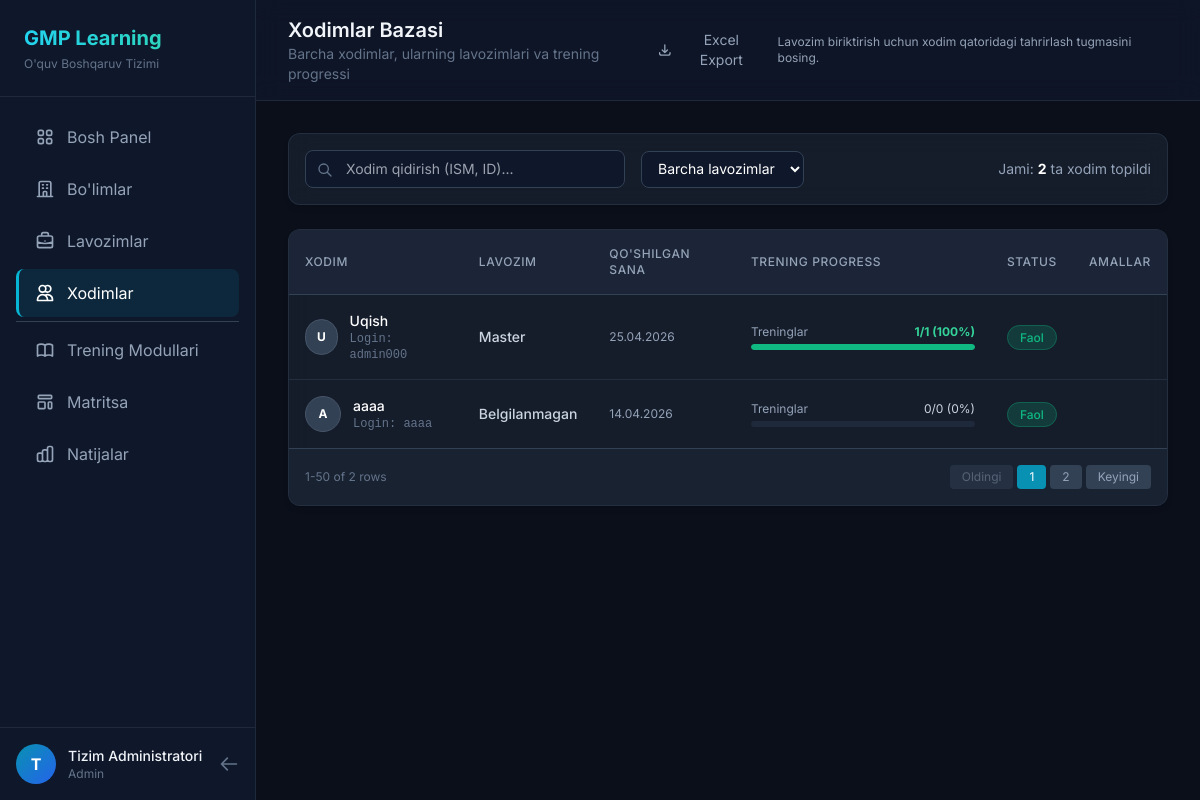
Screenshot of /reader/employees.php (signed in) with the database file from the repository.
### tables this page shows
CREATE TABLE `users` (
  `id` int NOT NULL AUTO_INCREMENT,
  `username` varchar(100) NOT NULL,
  `email` varchar(150) NOT NULL,
  `password` varchar(255) NOT NULL,
  `full_name` varchar(150) NOT NULL,
  `phone` varchar(30) DEFAULT NULL,
  `position` varchar(100) DEFAULT NULL,
  `role` enum('super_admin','bosh_auditor','auditor','viewer','reader') DEFAULT NULL,
  `is_active` tinyint(1) DEFAULT '1',
  `created_at` timestamp NULL DEFAULT CURRENT_TIMESTAMP,
  `updated_at` timestamp NULL DEFAULT CURRENT_TIMESTAMP ON UPDATE CURRENT_TIMESTAMP,
  `department_id` int DEFAULT NULL,
  `position_id` int DEFAULT NULL,
  `hire_date` date DEFAULT NULL,
  PRIMARY KEY (`id`),
  UNIQUE KEY `username` (`username`),
  UNIQUE KEY `email` (`email`)
);

CREATE TABLE `positions` (
  `id` int NOT NULL AUTO_INCREMENT,
  `name` varchar(150) NOT NULL,
  `department_id` int DEFAULT NULL,
  `created_at` timestamp NULL DEFAULT CURRENT_TIMESTAMP,
  PRIMARY KEY (`id`),
  KEY `department_id` (`department_id`),
  CONSTRAINT `positions_ibfk_1` FOREIGN KEY (`department_id`) REFERENCES `departments` (`id`) ON DELETE SET NULL
);

### db.php (called while the page is built, shortened)
<?php
try {
    $pdo = new PDO(
        "mysql:host=" . DB_HOST . ";dbname=" . DB_NAME . ";charset=utf8mb4",
        DB_USER,
        DB_PASS,
        [
            PDO::ATTR_ERRMODE => PDO::ERRMODE_EXCEPTION,
            PDO::ATTR_DEFAULT_FETCH_MODE => PDO::FETCH_ASSOC,
            PDO::ATTR_EMULATE_PREPARES => false
        ]
    );
} catch (PDOException $e) {
    die("Ma'lumotlar bazasi ulanish xatosi: " . $e->getMessage());
}
function isLoggedIn(): bool
{
    return true;
}
function getCurrentUser()
{
    global $pdo;
    $stmt = $pdo->prepare("SELECT * FROM users WHERE id = ?");
    $stmt->execute([$_SESSION['user_id']]);
    return $stmt->fetch();
}

### reader/employees.php (the view, shortened to what this page needs)
<?php
require_once '../db.php';
$user = getCurrentUser();
$search = $_GET['search'] ?? '';
$dept_filter = $_GET['dept'] ?? 'all';
$whereConditions = ["u.role = 'reader'"];
$params = [];
$whereSql = implode(' AND ', $whereConditions);
$sql = "
    SELECT
        u.id,
        u.full_name,
        u.username,
        u.email,
        u.position_id,
        u.is_active,
        u.created_at,
        p.name as position_name,
        (SELECT COUNT(*) FROM training_matrix tm WHERE tm.position_id = u.position_id) as total_trainings,
        (SELECT COUNT(*) FROM training_matrix tm WHERE tm.position_id = u.position_id) as completed_trainings
    FROM users u
    LEFT JOIN positions p ON u.position_id = p.id
    WHERE $whereSql
    ORDER BY u.created_at DESC
    LIMIT 50
";
$stmt = $pdo->prepare($sql);
$stmt->execute($params);
$employees = $stmt->fetchAll(PDO::FETCH_ASSOC);
?>
<!DOCTYPE html>
<html lang="uz">
<head>
    <script src="https://cdn.tailwindcss.com"></script>
</head>
<body class="min-h-screen flex text-slate-100 relative">
    <?php include 'sidebar.php'; ?>
    <main class="flex-1 min-h-screen w-full">
        <header class="hidden lg:flex sticky top-0 z-40 bg-slate-900/80 backdrop-blur-md border-b border-slate-800 px-8 py-4 justify-between items-center">
            <div>
                <h2 class="text-xl font-semibold">Xodimlar Bazasi</h2>
                <p class="text-sm text-slate-500">Barcha xodimlar, ularning lavozimlari va trening progressi</p>
            </div>
            <div class="flex items-center gap-4">
                <button class="text-slate-400 hover:text-white transition flex items-center gap-2 text-sm">
                    <svg class="w-4 h-4" fill="none" stroke="currentColor" viewBox="0 0 24 24">
                        <path stroke-linecap="round" stroke-linejoin="round" stroke-width="2" d="M4 16v1a3 3 0 003 3h10a3 3 0 003-3v-1m-4-4l-4 4m0 0l-4-4m4 4V4"></path>
                    </svg>
                    Excel Export
                </button>
                <span class="text-xs text-slate-400">Lavozim biriktirish uchun xodim qatoridagi tahrirlash tugmasini bosing.</span>
            </div>
        </header>
        <div class="p-6 lg:p-8">
            <div class="glass-card rounded-xl p-4 mb-6 flex flex-col md:flex-row gap-4 justify-between items-center">
                <form action="" method="GET" class="flex flex-col md:flex-row gap-4 w-full md:w-auto items-center">
                    <div class="relative w-full md:w-80">
                        <input type="text" name="search" value="<?php echo htmlspecialchars($search); ?>" placeholder="Xodim qidirish (ISM, ID)..." class="w-full bg-slate-900 border border-slate-700 rounded-lg pl-10 pr-4 py-2 text-sm focus:outline-none focus:border-cyan-500 text-white transition">
                        <svg class="w-4 h-4 text-slate-500 absolute left-3 top-3" fill="none" stroke="currentColor" viewBox="0 0 24 24">
                            <path stroke-linecap="round" stroke-linejoin="round" stroke-width="2" d="M21 21l-6-6m2-5a7 7 0 11-14 0 7 7 0 0114 0z"></path>
                        </svg>
                    </div>
                    <div class="flex items-center gap-2">
                        <select name="dept" onchange="this.form.submit()" class="bg-slate-900 border border-slate-700 rounded-lg px-3 py-2 text-sm text-white focus:outline-none focus:border-cyan-500 cursor-pointer">
                            <option value="all" <?php echo $dept_filter == 'all' ? 'selected' : ''; ?>>Barcha lavozimlar</option>
                        </select>
                    </div>
                </form>
                <div class="text-sm text-slate-400">
                    Jami: <span class="text-white font-bold"><?php echo count($employees); ?></span> ta xodim topildi
                </div>
            </div>
            <div class="glass-card rounded-xl overflow-hidden">
                <div class="overflow-x-auto">
                    <table class="w-full text-left border-collapse">
                        <thead>
                            <tr class="bg-slate-800/80 text-slate-400 text-xs uppercase tracking-wider">
                                <th class="p-4 font-medium border-b border-slate-700">Xodim</th>
                                <th class="p-4 font-medium border-b border-slate-700">Lavozim</th>
                                <th class="p-4 font-medium border-b border-slate-700">Qo'shilgan sana</th>
                                <th class="p-4 font-medium border-b border-slate-700">Trening Progress</th>
                                <th class="p-4 font-medium border-b border-slate-700 text-center">Status</th>
                                <th class="p-4 font-medium border-b border-slate-700 text-right">Amallar</th>
                            </tr>
                        </thead>
                        <tbody class="divide-y divide-slate-700/50 text-sm">
                            <?php if (count($employees) > 0): ?>
                                <?php foreach ($employees as $emp):
                                    $total = (int)$emp['total_trainings'];
                                    $completed = (int)$emp['completed_trainings'];
                                    $percent = ($total > 0) ? round(($completed / $total) * 100) : 0;
                                    if ($percent == 100) $progressColor = 'bg-emerald-500';
                                    elseif ($percent > 50) $progressColor = 'bg-cyan-500';
                                    else $progressColor = 'bg-amber-500';
                                    $statusBadge = ((int)$emp['is_active'] === 1)
                                        ? '<span class="badge badge-success">Faol</span>'
                                        : '<span class="badge badge-danger">Nofaol</span>';
                                ?>
                                    <tr class="hover:bg-slate-800/30 transition group">
                                        <td class="p-4">
                                            <div class="flex items-center gap-3">
                                                <div class="w-9 h-9 rounded-full bg-slate-700 flex items-center justify-center text-xs font-bold text-white border border-slate-600">
                                                    <?php echo strtoupper(mb_substr($emp['full_name'], 0, 1)); ?>
                                                </div>
                                                <div>
                                                    <p class="font-medium text-white text-sm"><?php echo htmlspecialchars($emp['full_name']); ?></p>
                                                    <p class="text-xs text-slate-500 font-mono">Login: <?php echo htmlspecialchars($emp['username'] ?? '---'); ?></p>
                                                </div>
                                            </div>
                                        </td>
                                        <td class="p-4">
                                            <div class="text-slate-300 text-sm font-medium"><?php echo htmlspecialchars($emp['position_name'] ?? 'Belgilanmagan'); ?></div>
                                        </td>
                                        <td class="p-4 text-slate-400 text-xs">
                                            <?php echo date('d.m.Y', strtotime($emp['created_at'])); ?>
                                        </td>
                                        <td class="p-4 w-64">
                                            <div class="flex justify-between text-xs mb-1">
                                                <span class="text-slate-400">Treninglar</span>
                                                <span class="<?php echo $percent == 100 ? 'text-emerald-400 font-bold' : 'text-slate-300'; ?>">
                                                    <?php echo $completed; ?>/<?php echo $total; ?> (<?php echo $percent; ?>%)
                                                </span>
                                            </div>
                                            <div class="progress-track">
                                                <div class="progress-fill <?php echo $progressColor; ?>" style="width: <?php echo $percent; ?>%;"></div>
                                            </div>
                                        </td>
                                        <td class="p-4 text-center">
                                            <?php echo $statusBadge; ?>
                                        </td>
                                        <td class="p-4 text-right">
                                        </td>
                                    </tr>
                                <?php endforeach; ?>
                            <?php endif; ?>
                        </tbody>
                    </table>
                </div>
                <div class="bg-slate-800/50 p-4 border-t border-slate-700 flex items-center justify-between">
                    <span class="text-xs text-slate-500">1-50 of <?php echo count($employees); ?> rows</span>
                    <div class="flex gap-1">
                        <button class="px-3 py-1 rounded bg-slate-700 text-slate-400 text-xs hover:bg-slate-600 disabled:opacity-50" disabled>Oldingi</button>
                        <button class="px-3 py-1 rounded bg-cyan-600 text-white text-xs">1</button>
                        <button class="px-3 py-1 rounded bg-slate-700 text-slate-400 text-xs hover:bg-slate-600">2</button>
                        <button class="px-3 py-1 rounded bg-slate-700 text-slate-400 text-xs hover:bg-slate-600">Keyingi</button>
                    </div>
                </div>
            </div>
        </div>
    </main>
</body>
</html>

### reader/sidebar.php (shortened to what this page needs)
<?php
$currentPage = basename($_SERVER['PHP_SELF']);
function navClass($page, $current) {
    $base = 'nav-item w-full flex items-center gap-3 px-4 py-3 rounded-lg transition-all duration-200';
    if ($page === $current) {
        return $base . ' active bg-cyan-900/20 text-white border-l-transparent';
    }
    return $base . ' text-slate-400 hover:text-white';
}
?>
<aside id="sidebar" class="fixed inset-y-0 left-0 z-50 w-64 bg-slate-900 border-r border-slate-800 transform -translate-x-full transition-transform duration-300 lg:relative lg:translate-x-0 lg:flex flex-col">
    <div class="p-6 border-b border-slate-800 flex justify-between items-center">
        <div>
            <h1 class="text-xl font-bold bg-clip-text text-transparent bg-gradient-to-r from-cyan-400 to-teal-400">GMP Learning</h1>
            <p class="text-xs text-slate-500 mt-1">O'quv Boshqaruv Tizimi</p>
        </div>
    </div>
    <nav class="flex-1 overflow-y-auto p-4 space-y-1">
        <a href="index.php" class="<?php echo navClass('index.php', $currentPage); ?>">
            Bosh Panel
        </a>
        <a href="departments.php" class="<?php echo navClass('departments.php', $currentPage); ?>">
            <svg class="w-5 h-5 shrink-0" fill="none" stroke="currentColor" viewBox="0 0 24 24"><path stroke-linecap="round" stroke-linejoin="round" stroke-width="2" d="M19 21V5a2 2 0 00-2-2H7a2 2 0 00-2 2v16m14 0h2m-2 0h-5m-9 0H3m2 0h5M9 7h1m-1 4h1m4-4h1m-1 4h1m-5 10v-5a1 1 0 011-1h2a1 1 0 011 1v5m-4 0h4"></path></svg>
            Bo'limlar
        </a>
        <a href="positions.php" class="<?php echo navClass('positions.php', $currentPage); ?>">
            Lavozimlar
        </a>
        <a href="employees.php" class="<?php echo navClass('employees.php', $currentPage); ?>">
            <svg class="w-5 h-5 shrink-0" fill="none" stroke="currentColor" viewBox="0 0 24 24"><path stroke-linecap="round" stroke-linejoin="round" stroke-width="2" d="M12 4.354a4 4 0 110 5.292M15 21H3v-1a6 6 0 0112 0v1zm0 0h6v-1a6 6 0 00-9-5.197M13 7a4 4 0 11-8 0 4 4 0 018 0z"></path></svg>
            Xodimlar
        </a>
        <div class="border-t border-slate-700 my-2"></div>
        <a href="modules.php" class="<?php echo navClass('modules.php', $currentPage); ?>">
            Trening Modullari
        </a>
        <a href="matrix.php" class="<?php echo navClass('matrix.php', $currentPage); ?>">
            Matritsa
        </a>
        <a href="results.php" class="<?php echo navClass('results.php', $currentPage); ?>">
            Natijalar
        </a>
    </nav>
    <div class="p-4 border-t border-slate-800">
        <div class="flex items-center gap-3">
            <div class="w-10 h-10 rounded-full bg-gradient-to-br from-cyan-600 to-blue-600 flex items-center justify-center font-bold text-white">
                <?php echo strtoupper(mb_substr($user['full_name'], 0, 1)); ?>
            </div>
            <div class="overflow-hidden">
                <p class="text-sm font-medium truncate"><?php echo htmlspecialchars($user['full_name']); ?></p>
                <p class="text-xs text-slate-500 truncate">Admin</p>
            </div>
            <a href="../dashboard.php" class="ml-auto text-slate-500 hover:text-white" title="Dashboardga qaytish">
                <svg class="w-5 h-5" fill="none" stroke="currentColor" viewBox="0 0 24 24"><path stroke-linecap="round" stroke-linejoin="round" stroke-width="2" d="M10 19l-7-7m0 0l7-7m-7 7h18"></path></svg>
            </a>
        </div>
    </div>
</aside>

### reader/employees.php (style rules this page uses)
:root { --bg-primary: #0a0f1a; --accent-cyan: #06b6d4; --glass-bg: rgba(26, 35, 50, 0.7); --glass-border: rgba(51, 65, 85, 0.5); }
* { font-family: 'Inter', sans-serif; }
body { background: var(--bg-primary); color: #f1f5f9; }
.glass-card { background: var(--glass-bg); backdrop-filter: blur(12px); border: 1px solid var(--glass-border); box-shadow: 0 4px 6px -1px rgba(0, 0, 0, 0.1), 0 2px 4px -1px rgba(0, 0, 0, 0.06); }
.nav-item { transition: all 0.2s ease; border-left: 3px solid transparent; }
.nav-item:hover, .nav-item.active { background: rgba(6, 182, 212, 0.1); border-left-color: var(--accent-cyan); color: #fff; }
.badge { padding: 0.25rem 0.75rem; border-radius: 9999px; font-size: 0.75rem; font-weight: 500; }
.badge-success { background: rgba(16, 185, 129, 0.2); color: #10b981; border: 1px solid rgba(16, 185, 129, 0.3); }
.progress-track { background-color: #1e293b; border-radius: 999px; height: 6px; width: 100%; overflow: hidden; }
.progress-fill { height: 100%; border-radius: 999px; transition: width 1s ease-in-out; }

### rows the page displays
users: full_name "T", full_name "Tizim Administratori"
users: full_name "U", full_name "Uqish", username "admin000", position.name "Master", created_at "25.04.2026", completed "1", total "1", percent "100", is_active "Faol"
users: full_name "A", full_name "aaaa", username "aaaa", position_name "Belgilanmagan", created_at "14.04.2026", completed "0", total "0", percent "0", is_active "Faol"

### other values shown
count($employees) "2"
